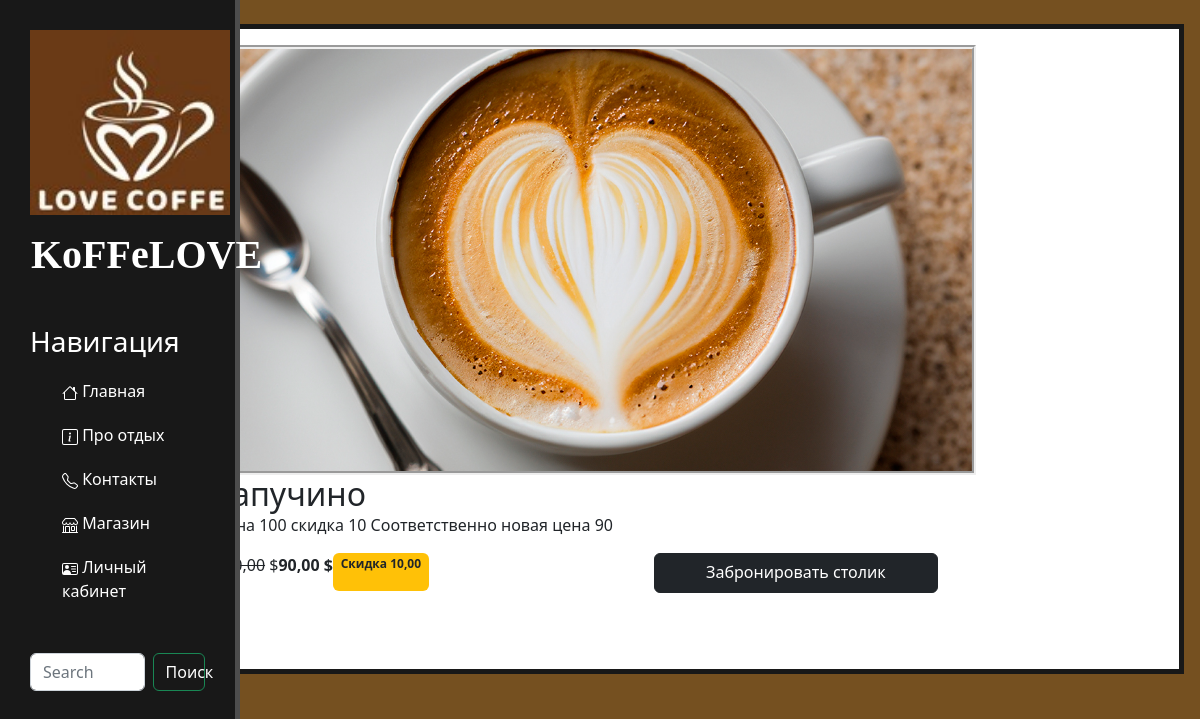
/catalog/product/kapuchino/, run on the app's committed database.
### goods/models.py (models this page shows, shortened)
class Products(models.Model):
    name = models.CharField(max_length=100, unique=True, verbose_name='Haзвание')
    slug= models.SlugField(max_length=200, unique=True, blank=True, null=True, verbose_name='URL')
    description = models.TextField(blank=True, null=True, verbose_name='Onисание')
    image = models.ImageField(upload_to='goods_images', blank=True, null=True, verbose_name='Изображение')
    price = models.DecimalField(default=0.00, max_digits=8, decimal_places=2, verbose_name='Цена')
    discount = models.DecimalField(default=0.00, max_digits=8, decimal_places=2, verbose_name='Скидка в процентах')
    class Meta:
        db_table = 'product'
        verbose_name = 'Продукты'
        verbose_name_plural = 'продукт'
    def sell_price(self) :
        if self.discount:
            return round(self.price - self.price*self.discount/100, 2)
        return self.price

### goods/views.py (the view)
# urls.py: path('product/<slug:product_slug>/', views.product, name='product'),
def product(request, product_slug):
    product = Products.objects.get(slug=product_slug)
    context = {
        "product": product
    }
    return render(request, "goods/product.html", context=context)

### goods/templates/goods/product.html (shortened to what this page needs)
{% extends 'main/base.html' %}
{% load static%}
{% block content %}
<body1>
    <div class="maincontainer">
        <div class="leftbar"></div>
        <div class="container-prod">
            <div class="card-prod">
                <img src="{{product.image.url}}" class="card-img-top-prod" alt="...">
                <div class="card-body">
                    <h2 class="card-title">{{product.name}}</h2>
                    <p class="card-text">{{product.description}}</p>
                    <div class="d-flex justify-content-between">
                        {%if product.description%}
                            <p><s>{{product.price}}</s> $</p>
                            <p><strong>{{product.sell_price}} $</strong></p>
                            <span class = "badge bg-warning text-dark"><strong>Скидка {{product.discount}}</strong></span>
                        {%else%}
                            <p><strong>{{product.price}} $</strong></p>
                        {%endif%}
                            <a href="#" class="btn btn-dark add-to-cart">Забронировать столик</a>
                        </div>
                    </div>
                </div>
            </div>
        </div>
</body1>
{% endblock %}

### static/main/css/main.css (style rules this page uses)
body { background: #755020; }
.btn { display:block; width: 30%; margin: 0 auto; }
.maincontainer { display: grid; grid-template-columns: 1fr 3fr; grid-template-rows: repeat(1); }
.badge { margin-bottom: 2.5px; }
.container-prod { display: grid; grid-template-columns: 1fr 1fr; grid-template-rows: 500px, 500px, 500px; }
.card-prod { display: inline-block; width: 990px; height: 650px; background-color: #fff; border-style: solid; border-width: 5px; border-color: #181818; padding: 1em; margin: 1em; margin-top: 1.5em; }
.card-img-top-prod { height: 430px; margin-left: auto; margin-right: auto; border-style: groove; border-width: 4px; }

### main/templates/main/base.html (style rules this page uses)
a { text-decoration: none; }

### data on the page
Products: image (picture), name "капучино", description "Цена 100 скидка 10 Соответственно новая цена 90", price "100,00", sell_price "90,00", discount "10,00"
